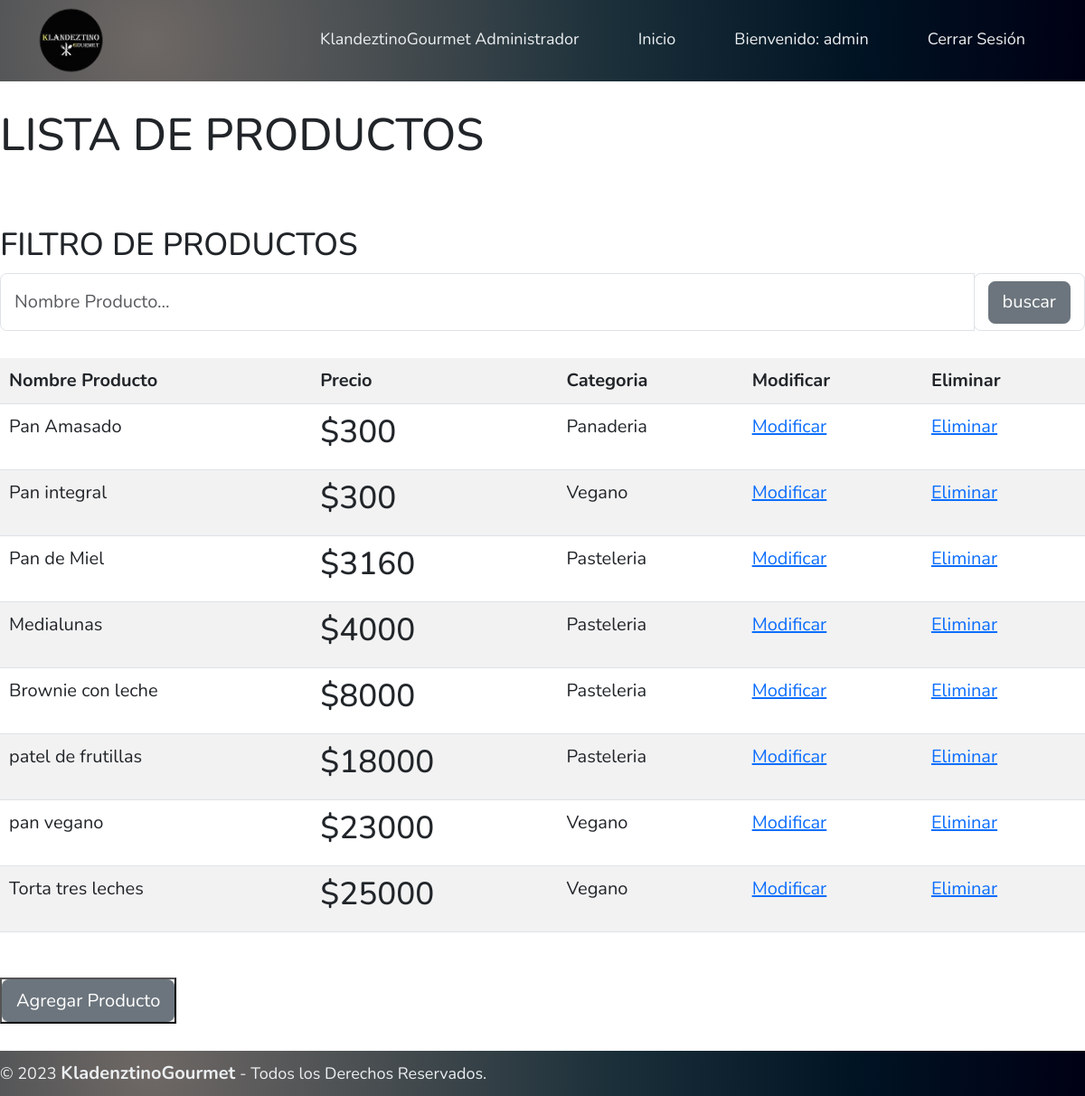
The app's page /buscar (signed in) with its own data.
### venta/models.py (models this page shows, shortened)
class Producto(models.Model):
    id_producto             = models.AutoField(db_column='idProducto',primary_key=True)
    nombre_producto         = models.CharField(max_length=40)
    precio_producto         = models.IntegerField()
    stock_producto          = models.IntegerField()
    desc_producto           = models.CharField(max_length=60)
    imagen_producto         = models.ImageField(upload_to='imagenes', null=True)
    favorito_producto       = models.IntegerField()
    id_tipo_producto        = models.ForeignKey('Tipo_producto',on_delete=models.CASCADE,db_column='id_tipo_producto')

class Tipo_producto(models.Model):
    id_tipo_producto        = models.AutoField(db_column='idTipoProducto',primary_key=True)
    desc_tipo_producto      = models.CharField(max_length=20)
    def __str__(self):
        return str(self.desc_tipo_producto)

### venta/views.py (the view)
# urls.py: path('buscar',views.buscar,name='buscar'),
@login_required
def buscar(request):
    listado_filtro = request.GET.get('filtro')
    listado_producto = Producto.objects.all().order_by('precio_producto','nombre_producto')
    if listado_filtro !='' and listado_filtro is not None:
        listado_producto=listado_producto.filter(nombre_producto__icontains=listado_filtro)
        context = {"producto":listado_producto,"mensaje":"Lista de productos cargada CON FILTRO"}
        return render(request,'venta/buscar.html',context)
    context = {"producto":listado_producto,"mensaje":"Lista de productos cargada SIN FILTRO"}
    return render(request,'venta/buscar.html',context)

### venta/context_processor.py (called while the page is built)
def total_boleta(request):
    total = 0
    if request.user.is_authenticated:
        if "carrito" in request.session.keys():
            for key, value in request.session["carrito"].items():
                total += int(value["acumulado"])
    return {"total_boleta":total}

### venta/templates/venta/buscar.html (shortened to what this page needs)
<!DOCTYPE html>
<html lang="en">
<head>
    {% load static %}
    <link href="https://cdn.jsdelivr.net/npm/bootstrap@5.3.0/dist/css/bootstrap.min.css" rel="stylesheet"
>
    <link rel="stylesheet" type="text/css" href="{% static 'css/style2.css' %}">
</head>
<body>
    <header class="header_adm">
        <div class="logo">
            <img src="{% static 'img/logo171x177-removebg-preview.png' %}" alt="Logo de la marca">
        </div>
        <nav>
            <ul class="nav-links">
                <li><a href="#">KlandeztinoGourmet Administrador</a></li>
                <li><a href="{% url 'index' %}">Inicio</a></li>
                <li><a href="#">
                        {% if  user.is_authenticated %}
                            Bienvenido: {{user.username}}
                        {% else %}
                            <a href="{% url 'login' %}">Log In</a>
                        {% endif %}
                    </a></li>
                <li><a href="{% url 'logout'%}">Cerrar Sesión</a></li>
            </ul>
        </nav>
    </header>
    <br>
    <div>
        <h1>LISTA DE PRODUCTOS</h1>
    </div>
    <br>
    <br>
    <div>
        <h3>FILTRO DE PRODUCTOS</h3>
    </div>
    <div>
        <form method="GET" action="">
            <div class="form-row">
                <div class="form-group col-12">
                    <div class="input-group">
                        <input class="form-control py-2 border-right-0 border" type="search" name="filtro" placeholder="Nombre Producto...">
                        <span class="input-group-append">
                            <div class="input-group-text bg-transparent">
                                <button class="btn btn-secondary">buscar</button>
                            </div>
                        </span>
                    </div>
                </div>
            </div>
       </form>
    </div>
    <br>
    <div>
        {% if user.username == 'admin' %}
            <table class="table table-striped">
                {% if producto %}
                    <th>Nombre Producto</th>
                    <th>Precio</th>
                    <th>Categoria</th>
                    <th>Modificar</th>
                    <th>Eliminar</th>
                    {% for tmp in producto %}
                        <tr>
                            <td>{{tmp.nombre_producto}}</td>
                            <td><h3>${{tmp.precio_producto}}</h3></td>
                            <td>{{tmp.id_tipo_producto}}</td>
                            {% if user.username != 'cliente1' %}
                                <td><a href="{% url 'productos_findEdit' pk=tmp.id_producto %}">Modificar</a></td>
                            {% endif %}
                            {% if user.username == 'admin' %}
                                <td><a href="{% url 'productos_del' pk=tmp.id_producto %}">Eliminar</a></td>
                            {% endif %}
                        </tr>
                    {% endfor %}
                {% endif %}
            </table>
        {% endif %}
    </div>
    <br>
    <div>
        {% if user.username != 'cliente1' %}
            <button type="button" >
                <a href="{% url 'agregar_producto' %}" class="btn btn-secondary" role="button">Agregar Producto</a>
                </button>
        {% endif %}
    </div>
    <br>
    <footer class="pie_pagina_adm">
        <div class="grupo_footer">
            <small>&copy; 2023 <b>KladenztinoGourmet</b> - Todos los Derechos Reservados.</small>
        </div>
    </footer>
</body>
</html>

### venta/static/css/style2.css (style rules this page uses)
* { box-sizing: border-box; margin: 0; padding: 0; font-family: 'Nunito', sans-serif; font-size: 20px; }
.header_adm { background-color: #1b3039; background-image: radial-gradient(circle at 13.75% 53.17%, #6e6865 0, #474d50 25%, #1a2f39 50%, #001424 75%, #000014 100%); display: flex; justify-content: flex-end; align-items: center; height: 90px; padding: 5px 3%; }
.header_adm .logo { cursor: pointer; margin-right: auto; }
.header_adm .logo img { height: 80px; width: auto; transition: all 0.3s; }
.header_adm .nav-links { list-style: none; padding-top: 15px; transition: 0.2s; }
.header_adm .nav-links li { display: inline-block; padding: 0 30px; }
.header_adm .nav-links a { font-size: large; color: #eceff1; text-decoration: none; }
.pie_pagina_adm { background-color: #1b3039; background-image: radial-gradient(circle at 13.75% 53.17%, #6e6865 0, #474d50 25%, #1a2f39 50%, #001424 75%, #000014 100%); width: 100%; }
.pie_pagina_adm .grupo_footer { width: 100%; max-width: 1200px; margin: auto; display: grid; grid-template-columns: repeat(2,1fr); grid-gap: 50px; padding: 10px 0px; }
.pie_pagina_adm .grupo_footer small { font-size: large; color: #eceff1; text-decoration: none; justify-content: center; }

### records on screen
Producto: nombre_producto "Pan Amasado", precio_producto "300", id_tipo_producto "Panaderia"
Producto: nombre_producto "Pan integral", precio_producto "300", id_tipo_producto "Vegano"
Producto: nombre_producto "Pan de Miel", precio_producto "3160", id_tipo_producto "Pasteleria"
Producto: nombre_producto "Medialunas", precio_producto "4000", id_tipo_producto "Pasteleria"
Producto: nombre_producto "Brownie con leche", precio_producto "8000", id_tipo_producto "Pasteleria"
Producto: nombre_producto "patel de frutillas", precio_producto "18000", id_tipo_producto "Pasteleria"
Producto: nombre_producto "pan vegano", precio_producto "23000", id_tipo_producto "Vegano"
Producto: nombre_producto "Torta tres leches", precio_producto "25000", id_tipo_producto "Vegano"

### other values on screen
{{ user.username }} "admin"
